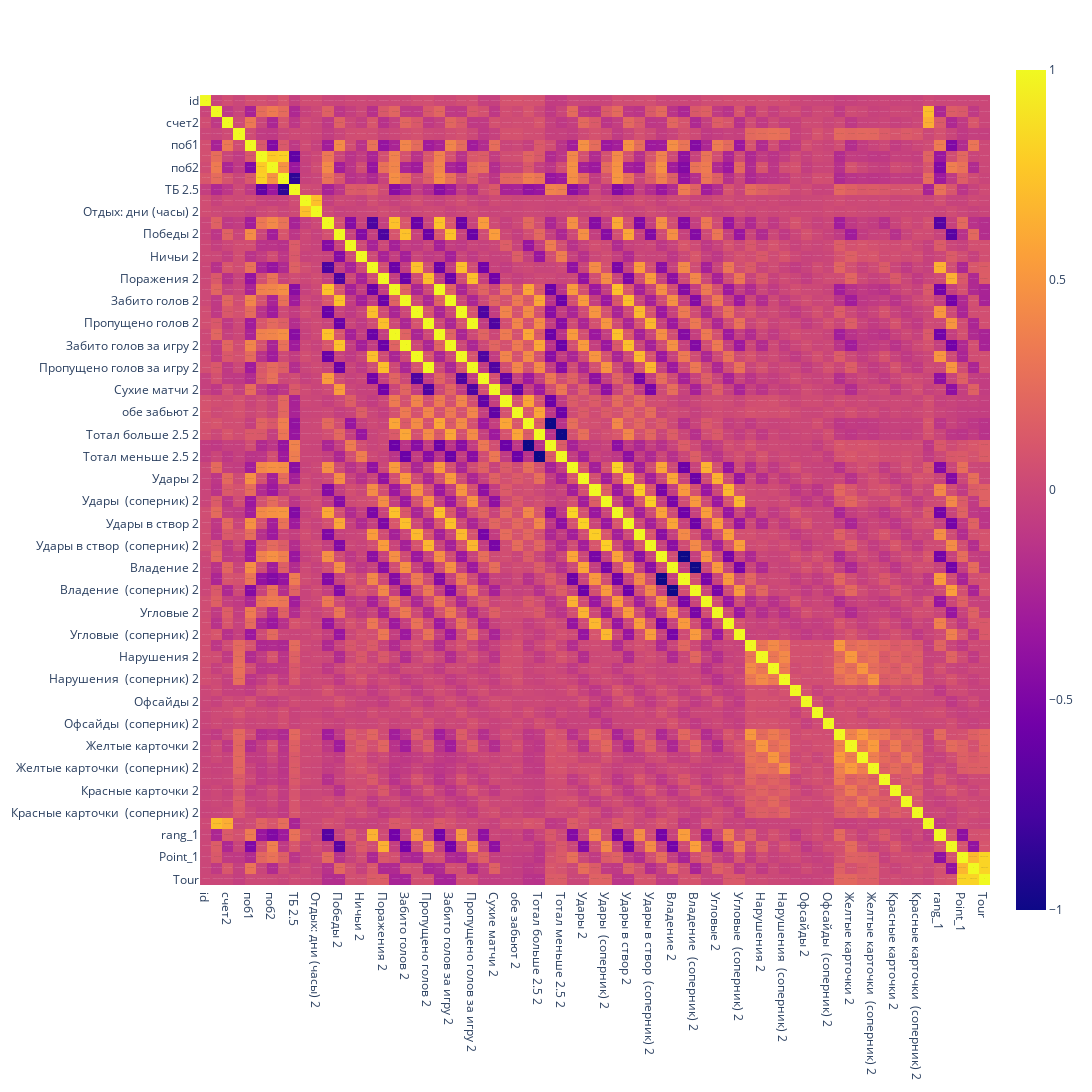

The cell this chart's notebook holds for it:
### Markdown cell above
|№|Столбец 2|Столбец 3|
|-|--------|---|
 0 |**id**                             |id матча     
 1 |**общая информация**               | заголовок      
 2 |**Дата**                           | дата
 3 |**Команда1**                       | название команды хозяева  
 4 |**счет1**                          | счет по истечению матча хозяев
 5 |**Команда2**                       | название команды гости
 6 |**счет2**                          | счет по истечению матча гости   
 7 |**Температура**                    | темперетура    
 8 |**Признак погоды**                 | признак погоды
 9 |**поб1**                           |  коэфиценты для ставок     
 10|**X**                              |  коэфиценты для ставок     
 11|**поб2**                           |  коэфиценты для ставок     
 12|**ТМ 2.5**                         |  коэфиценты для ставок     
 13|**ТБ 2.5**                         |  коэфиценты для ставок     
 14|**Матчи 1**                        | кол-во матчей для статистики(удолить)
 15|**Матчи 2**                        | кол-во матчей для статистики(удолить)     
 16|**Отдых: дни (часы) 1**            |       
 17|**Отдых: дни (часы) 2**            |       
 18|**Победы 1**                       |       
 19|**Победы 2**                       |       
 20|**Ничьи 1**                        |       
 21|**Ничьи 2**                        |       
 22|**Поражения 1**                    |       
 23|**Поражения 2**                    |       
 24|**Забито голов 1**                 |       
 25|**Забито голов 2**                 |       
 26|**Пропущено голов 1**              |       
 27|**Пропущено голов 2**              |       
 28|**Забито голов за игру 1**         |       
 29|**Забито голов за игру 2**         |       
 30|**Пропущено голов за игру 1**      |       
 31|**Пропущено голов за игру 2**      |       
 32|**Сухие матчи 1**                  |       
 33|**Сухие матчи 2**                  |       
 34|**обе забьют 1**                   |       
 35|**обе забьют 2**                   |       
 36|**Тотал больше 2.5 1**             |       
 37|**Тотал больше 2.5 2**             |       
 38|**Тотал меньше 2.5 1**             |       
 39|**Тотал меньше 2.5 2**             |       
 40|**Удары 1**                        |       
 41|**Удары 2**                        |       
 42|**Удары  (соперник) 1**            |       
 43|**Удары  (соперник) 2**            |       
 44|**Удары в створ 1**                |       
 45|**Удары в створ 2**                |       
 46|**Удары в створ  (соперник) 1**    |       
 47|**Удары в створ  (соперник) 2**    |       
 48|**Владение 1**                     |       
 49|**Владение 2**                     |       
 50|**Владение  (соперник) 1**         |       
 51|**Владение  (соперник) 2**         |       
 52|**Угловые 1**                      |       
 53|**Угловые 2**                      |       
 54|**Угловые  (соперник) 1**          |       
 55|**Угловые  (соперник) 2**          |       
 56|**Нарушения 1**                    |       
 57|**Нарушения 2**                    |       
 58|**Нарушения  (соперник) 1**        |       
 59|**Нарушения  (соперник) 2**        |       
 60|**Офсайды 1**                      |       
 61|**Офсайды 2**                      |       
 62|**Офсайды  (соперник) 1**          |       
 63|**Офсайды  (соперник) 2**          |       
 64|**Желтые карточки 1**              |       
 65|**Желтые карточки 2**              |                      
 66|**Желтые карточки  (соперник) 1**  |       
 67|**Желтые карточки  (соперник) 2**  |       
 68|**Красные карточки 1**             |              
 69|**Красные карточки 2**             |       
 70|**Красные карточки  (соперник) 1** |       
 71|**Красные карточки  (соперник) 2** |       
 72|**тотал**                          | целевой признак

### Code cell
fig_corr = px.imshow(
    df.corr(),
    text_auto=True,
    height=1400,
    width=1400)
fig_corr.show()

### Figure 1 — Plotly figure (JSON) as saved in the notebook; plotly's stock layout.template omitted (floating-point values rounded to 4 significant figures; data arrays with more than 128 entries replaced by an {"elided": "..."} marker saying what was removed)
{"data": [{"coloraxis": "coloraxis", "hovertemplate": "x: %{x}<br>y: %{y}<br>color: %{z}<extra></extra>", "name": "0", "texttemplate": "%{z}", "type": "heatmap", "x": ["id", "счет1", "счет2", "Температура", "поб1", "X", "поб2", "ТМ 2.5", "ТБ 2.5", "Отдых: дни (часы) 1", "Отдых: дни (часы) 2", "Победы 1", "Победы 2", "Ничьи 1", "Ничьи 2", "Поражения 1", "Поражения 2", "Забито голов 1", "Забито голов 2", "Пропущено голов 1", "Пропущено голов 2", "Забито голов за игру 1", "Забито голов за игру 2", "Пропущено голов за игру 1", "Пропущено голов за игру 2", "Сухие матчи 1", "Сухие матчи 2", "обе забьют 1", "обе забьют 2", "Тотал больше 2.5 1", "Тотал больше 2.5 2", "Тотал меньше 2.5 1", "Тотал меньше 2.5 2", "Удары 1", "Удары 2", "Удары  (соперник) 1", "Удары  (соперник) 2", "Удары в створ 1", "Удары в створ 2", "Удары в створ  (соперник) 1", "Удары в створ  (соперник) 2", "Владение 1", "Владение 2", "Владение  (соперник) 1", "Владение  (соперник) 2", "Угловые 1", "Угловые 2", "Угловые  (соперник) 1", "Угловые  (соперник) 2", "Нарушения 1", "Нарушения 2", "Нарушения  (соперник) 1", "Нарушения  (соперник) 2", "Офсайды 1", "Офсайды 2", "Офсайды  (соперник) 1", "Офсайды  (соперник) 2", "Желтые карточки 1", "Желтые карточки 2", "Желтые карточки  (соперник) 1", "Желтые карточки  (соперник) 2", "Красные карточки 1", "Красные карточки 2", "Красные карточки  (соперник) 1", "Красные карточки  (соперник) 2", "тотал", "rang_1", "rang_2", "Point_1", "Point_2", "Tour"], "xaxis": "x", "y": ["id", "счет1", "счет2", "Температура", "поб1", "X", "поб2", "ТМ 2.5", "ТБ 2.5", "Отдых: дни (часы) 1", "Отдых: дни (часы) 2", "Победы 1", "Победы 2", "Ничьи 1", "Ничьи 2", "Поражения 1", "Поражения 2", "Забито голов 1", "Забито голов 2", "Пропущено голов 1", "Пропущено голов 2", "Забито голов за игру 1", "Забито голов за игру 2", "Пропущено голов за игру 1", "Пропущено голов за игру 2", "Сухие матчи 1", "Сухие матчи 2", "обе забьют 1", "обе забьют 2", "Тотал больше 2.5 1", "Тотал больше 2.5 2", "Тотал меньше 2.5 1", "Тотал меньше 2.5 2", "Удары 1", "Удары 2", "Удары  (соперник) 1", "Удары  (соперник) 2", "Удары в створ 1", "Удары в створ 2", "Удары в створ  (соперник) 1", "Удары в створ  (соперник) 2", "Владение 1", "Владение 2", "Владение  (соперник) 1", "Владение  (соперник) 2", "Угловые 1", "Угловые 2", "Угловые  (соперник) 1", "Угловые  (соперник) 2", "Нарушения 1", "Нарушения 2", "Нарушения  (соперник) 1", "Нарушения  (соперник) 2", "Офсайды 1", "Офсайды 2", "Офсайды  (соперник) 1", "Офсайды  (соперник) 2", "Желтые карточки 1", "Желтые карточки 2", "Желтые карточки  (соперник) 1", "Желтые карточки  (соперник) 2", "Красные карточки 1", "Красные карточки 2", "Красные карточки  (соперник) 1", "Красные карточки  (соперник) 2", "тотал", "rang_1", "rang_2", "Point_1", "Point_2", "Tour"], "yaxis": "y", "z": {"elided": "71x71 float values"}}], "layout": {"coloraxis": {"colorscale": [[0, "#0d0887"], [0.1111, "#46039f"], [0.2222, "#7201a8"], [0.3333, "#9c179e"], [0.4444, "#bd3786"], [0.5556, "#d8576b"], [0.6667, "#ed7953"], [0.7778, "#fb9f3a"], [0.8889, "#fdca26"], [1, "#f0f921"]]}, "height": 1400, "margin": {"t": 60}, "width": 1400, "xaxis": {"anchor": "y", "constrain": "domain", "domain": [0, 1], "scaleanchor": "y"}, "yaxis": {"anchor": "x", "autorange": "reversed", "constrain": "domain", "domain": [0, 1]}}}
